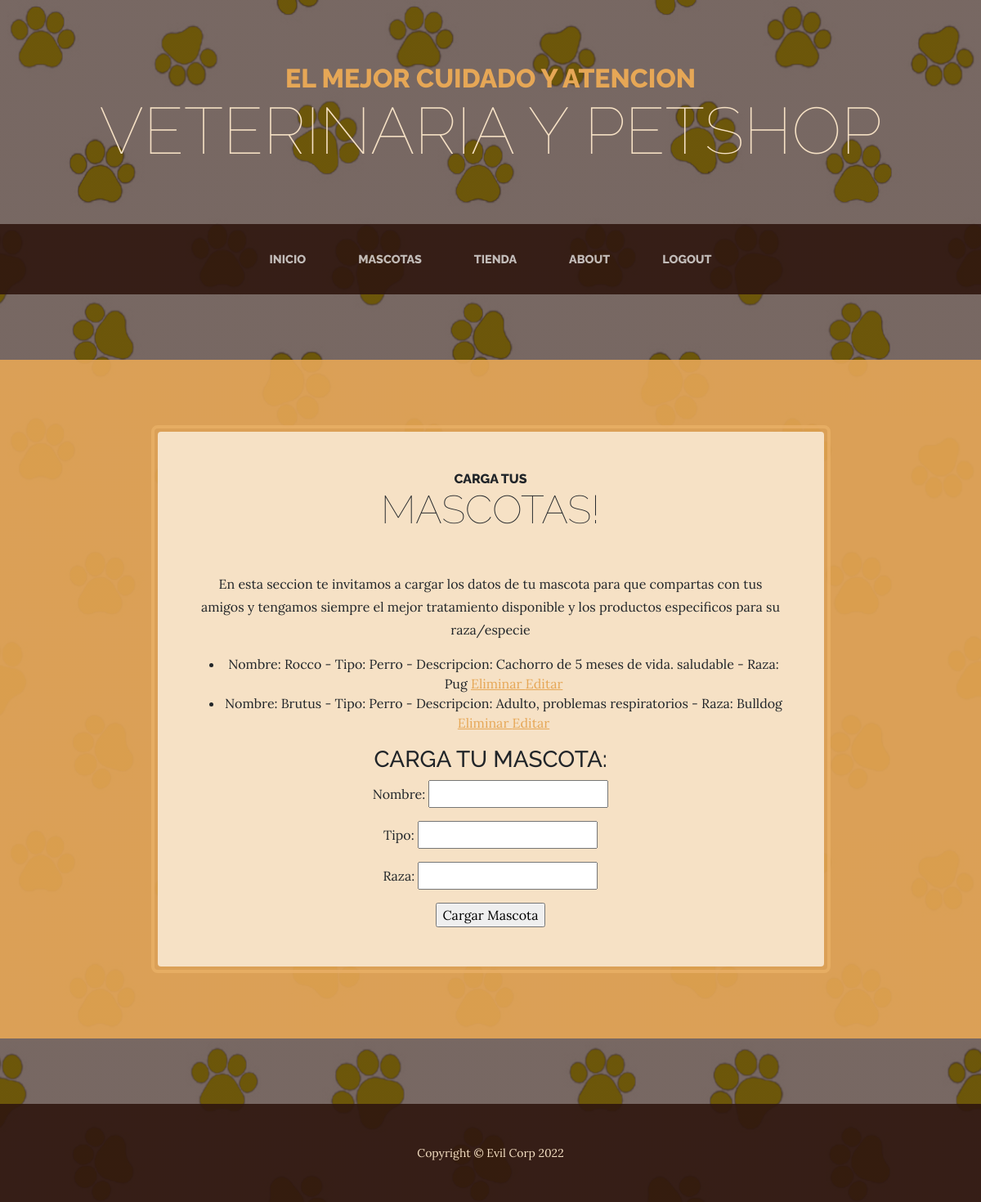
/appmascotas/mascotas/ (signed in), run on the app's committed database.
### appmascotas/models.py (models this page shows, shortened)
class mascotas(models.Model):
    id = models.AutoField(primary_key=True)
    nombre = models.CharField(max_length=100, verbose_name= 'Nombre')
    tipo = models.CharField(max_length=100, verbose_name= 'Tipo')
    imagen = models.ImageField(upload_to='Imagenes/',verbose_name='Imagen', null= True)
    descripcion = models.TextField(verbose_name= 'Descripción', null=True)
    raza = models.CharField(verbose_name= 'Raza', max_length=100, null=True)
    def __str__(self):
        fila = f"Nombre: {self.nombre} - Tipo: {self.tipo} - Descripcion: {self.descripcion} - Raza: {self.raza}"
        return fila

### appmascotas/views.py (the view)
# urls.py: path('mascotas/', vista_mascotas, name="vet-mascotas"),
@login_required #decoradores para proteger las funciones, para las clases usar LoginRequiredMixin
def vista_mascotas(request):
    if request.method == "POST":
        formulario = MascotaFormulario(request.post)
        if formulario.is_valid():
            data = formulario.cleaned_data
            Mascota = mascotas(nombre=data["nombre"], tipo=data["tipo"], raza=data["raza"], imagen=data["imagen"], descripcion=data["descripcion"])
            Mascota.save()
    Mascotas = mascotas.objects.all()
    formulario = MascotaFormulario()
    contexto = {"mascotas":Mascotas, "formulario":formulario}
    return render(request, "cargatumascota.html", contexto)

### appmascotas/forms.py
class MascotaFormulario(forms.Form):
    nombre = forms.CharField(min_length=3,max_length=50)
    tipo = forms.CharField(min_length=3,max_length=50)
    descripcion = forms.TextInput()
    raza = forms.CharField(min_length=3,max_length=50)

### appmascotas/templates/cargatumascota.html (shortened to what this page needs)
{% extends 'apptienda/base.html' %}
{% load static %}
{% block titulo %} Carga tus {% endblock %}
{% block subtitulo %} Mascotas! {% endblock %}
{% block Contenido %}
<p> En esta seccion te invitamos a cargar los datos de tu mascota para que
compartas con tus amigos y tengamos siempre el mejor tratamiento disponible
y los productos especificos para su raza/especie
</p>
{% if mascotas %}
        <ul>
        {% for mascota in mascotas %}
            <li>{{mascota}} <a href="{% url 'mascota-borrar' mascota.id %}">Eliminar </a><a href="{% url 'mascota-editar' mascota.id %}">Editar</a></li>
        {% endfor %}
        </ul>
    {% else %}
        <p> Ups! de momento no hay mascotas cargadas </p>
        <p> Se el primero en compartir con tus amigos! </p>
    {% endif %}
<h3> CARGA TU MASCOTA: </h3>
<form method="post">
    {{formulario.as_p}}
    <input type="submit" value="Cargar Mascota">
</form>
{% endblock %}

### data on the page
mascotas: nombre+tipo+descripcion "Nombre: Rocco - Tipo: Perro - Descripcion: Cachorro de 5 meses de vida. saludable - Raza: Pug"
mascotas: nombre+tipo+descripcion "Nombre: Brutus - Tipo: Perro - Descripcion: Adulto, problemas respiratorios - Raza: Bulldog"
